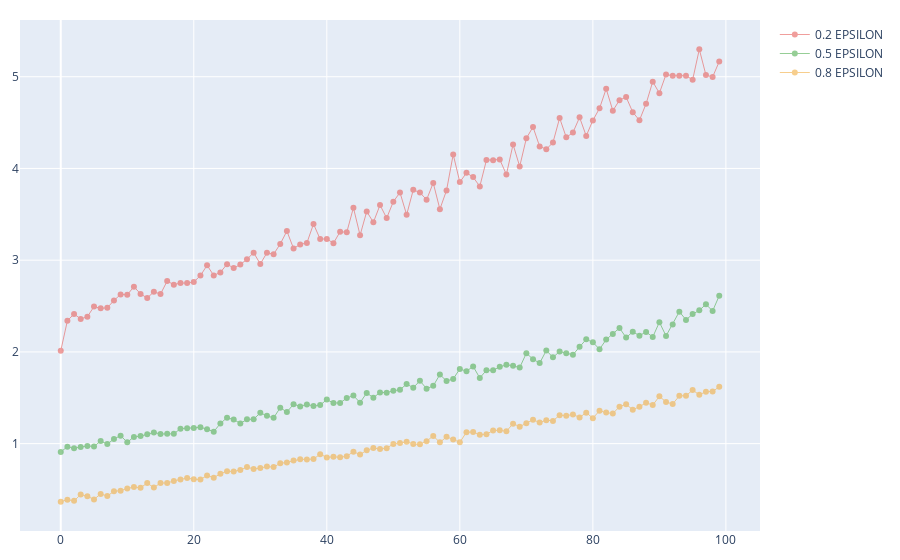

The cell this chart's notebook holds for it:
### Code cell
utils.visualize([
    ['0.2 EPSILON', low_eps],
    ['0.5 EPSILON', med_eps],
    ['0.8 EPSILON', hig_eps],
], cluster=1000)
